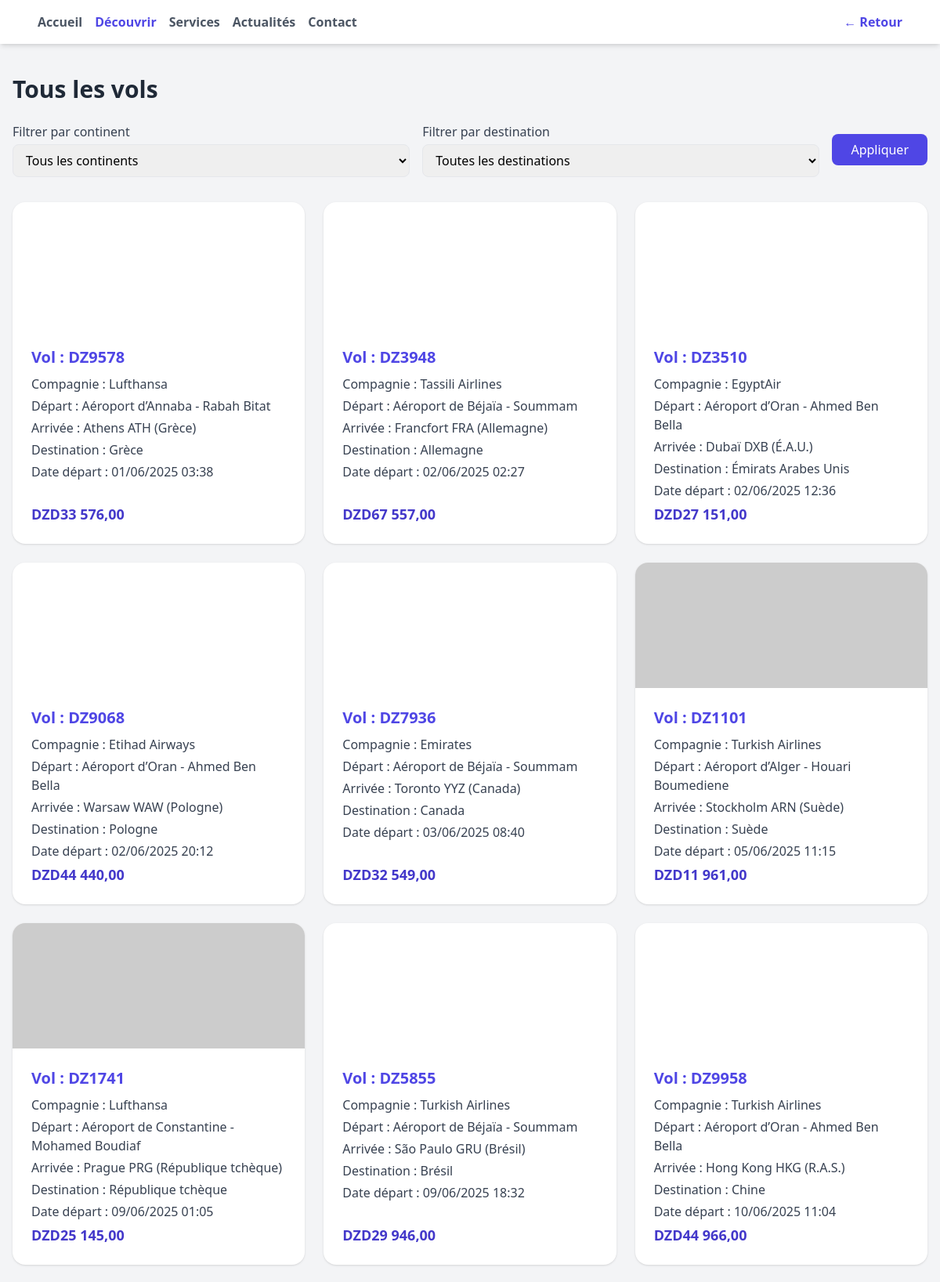
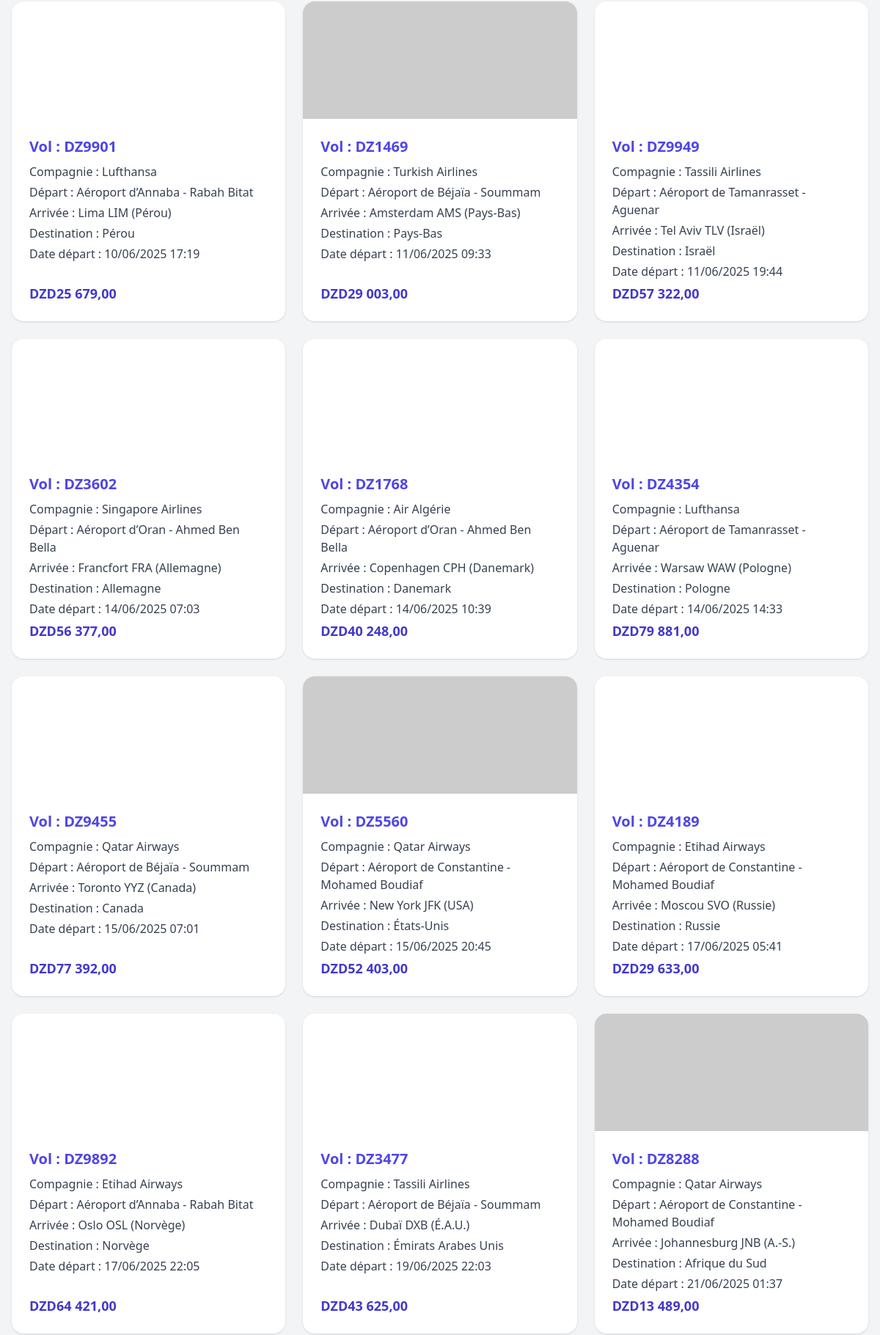
Screenshot of /pages/Discover.php (upper part) with the database file from the repository (2 pictures, top to bottom).
### tables this page shows
CREATE TABLE IF NOT EXISTS `vol` (
  `id` int UNSIGNED NOT NULL AUTO_INCREMENT,
  `numero_vol` varchar(20) NOT NULL,
  `compagnie_aerienne` varchar(60) DEFAULT NULL,
  `aeroport_depart` varchar(80) DEFAULT NULL,
  `aeroport_arrivee` varchar(80) DEFAULT NULL,
  `destination` varchar(255) DEFAULT NULL,
  `continent` varchar(100) DEFAULT NULL,
  `date_depart` datetime NOT NULL,
  `date_arrivee` datetime NOT NULL,
  `type_vol` varchar(40) DEFAULT NULL,
  `prix` decimal(10,2) NOT NULL DEFAULT '0.00',
  `places_disponibles` int UNSIGNED NOT NULL DEFAULT '0',
  PRIMARY KEY (`id`),
  UNIQUE KEY `numero_vol` (`numero_vol`)
);

### pages/Discover.php (the view, shortened to what this page needs)
<?php
$db = new Database('localhost', 'root', '', 'pfe');
$conn = $db->getConnection();
$sql    = "SELECT * FROM vol WHERE 1";
$sql .= " ORDER BY date_depart ASC";
$stmt = $conn->prepare($sql);
$stmt->execute();
$flights = $stmt->get_result()->fetch_all(MYSQLI_ASSOC);
?>
<!DOCTYPE html>
<html lang="fr">
<head>
  <script src="https://cdn.tailwindcss.com"></script>
</head>
<body class="bg-gray-100 min-h-screen">
  <nav class="fixed top-0 left-0 right-0 bg-white backdrop-blur-md shadow-md z-50">
    <div class="max-w-7xl mx-auto px-6 md:px-12 py-4 flex justify-between items-center">
      <div class="flex items-center gap-4">
        <a href="welcome.php" class="text-gray-600 hover:text-gray-900 font-semibold">Accueil</a>
        <a href="Discover.php" class="text-indigo-600 font-bold">Découvrir</a>
        <a href="Services.php" class="text-gray-600 hover:text-gray-900 font-semibold">Services</a>
        <a href="Actualites.php" class="text-gray-600 hover:text-gray-900 font-semibold">Actualités</a>
        <a href="Contact.php" class="text-gray-600 hover:text-gray-900 font-semibold">Contact</a>
      </div>
      <a href="welcome.php" class="text-indigo-600 font-bold hover:text-indigo-800">&larr; Retour</a>
    </div>
  </nav>
  <main class="pt-24 max-w-7xl mx-auto px-4 py-8">
    <h1 class="text-3xl font-semibold text-gray-800 mb-6">Tous les vols</h1>
    <form method="GET" class="mb-8 flex flex-wrap gap-4 items-center">
      <div class="flex-1 min-w-[200px]">
        <label class="block text-gray-700 mb-1">Filtrer par continent</label>
        <select name="continent" class="w-full border rounded-lg px-3 py-2">
          <option value="">Tous les continents</option>
        </select>
      </div>
      <div class="flex-1 min-w-[200px]">
        <label class="block text-gray-700 mb-1">Filtrer par destination</label>
        <select name="destination" class="w-full border rounded-lg px-3 py-2">
          <option value="">Toutes les destinations</option>
        </select>
      </div>
      <button type="submit" class="bg-indigo-600 text-white px-6 py-2 rounded-lg hover:bg-indigo-700 transition">Appliquer</button>
    </form>
    <?php if (empty($flights)): ?>
      <div class="text-center py-20">
        <p class="text-gray-500 text-lg">Aucun vol disponible pour ces critères.</p>
      </div>
    <?php else: ?>
      <div class="grid gap-6 md:grid-cols-2 lg:grid-cols-3">
        <?php foreach ($flights as $flight): ?>
          <?php
            $dest = ucfirst(strtolower($flight['destination']));
            $imgPath = $imageMap[$dest] ?? 'https://via.placeholder.com/400x300?text=' . urlencode($dest);
          ?>
          <div class="bg-white rounded-2xl overflow-hidden shadow hover:shadow-lg transition flex flex-col">
            <div class="h-40 bg-cover bg-center" style="background-image: url('<?= $imgPath ?>')"></div>
            <div class="p-6 flex flex-col flex-1">
              <h2 class="text-xl font-bold text-indigo-600 mb-2">Vol : <?= htmlspecialchars($flight['numero_vol']) ?></h2>
              <p class="text-gray-700 mb-1"><span class="font-medium">Compagnie :</span> <?= htmlspecialchars($flight['compagnie_aerienne']) ?></p>
              <p class="text-gray-700 mb-1"><span class="font-medium">Départ :</span> <?= htmlspecialchars($flight['aeroport_depart']) ?></p>
              <p class="text-gray-700 mb-1"><span class="font-medium">Arrivée :</span> <?= htmlspecialchars($flight['aeroport_arrivee']) ?></p>
              <p class="text-gray-700 mb-1"><span class="font-medium">Destination :</span> <?= htmlspecialchars($flight['destination']) ?></p>
              <p class="text-gray-700 mb-1"><span class="font-medium">Date départ :</span> <?= date('d/m/Y H:i', strtotime($flight['date_depart'])) ?></p>
              <div class="mt-auto">
                <p class="text-indigo-700 text-lg font-semibold">DZD<?= number_format($flight['prix'], 2, ',', ' ') ?></p>
              </div>
            </div>
          </div>
        <?php endforeach; ?>
      </div>
    <?php endif; ?>
  </main>
</body>
</html>

### rows the page displays
vol: numero_vol "DZ9578", compagnie_aerienne "Lufthansa", aeroport_depart "Aéroport d’Annaba - Rabah Bitat", aeroport_arrivee "Athens ATH (Grèce)", destination "Grèce", date_depart "01/06/2025 03:38", prix "33 576,00"
vol: numero_vol "DZ3948", compagnie_aerienne "Tassili Airlines", aeroport_depart "Aéroport de Béjaïa - Soummam", aeroport_arrivee "Francfort FRA (Allemagne)", destination "Allemagne", date_depart "02/06/2025 02:27", prix "67 557,00"
vol: numero_vol "DZ3510", compagnie_aerienne "EgyptAir", aeroport_depart "Aéroport d’Oran - Ahmed Ben Bella", aeroport_arrivee "Dubaï DXB (É.A.U.)", destination "Émirats Arabes Unis", date_depart "02/06/2025 12:36", prix "27 151,00"
vol: numero_vol "DZ9068", compagnie_aerienne "Etihad Airways", aeroport_depart "Aéroport d’Oran - Ahmed Ben Bella", aeroport_arrivee "Warsaw WAW (Pologne)", destination "Pologne", date_depart "02/06/2025 20:12", prix "44 440,00"
vol: numero_vol "DZ7936", compagnie_aerienne "Emirates", aeroport_depart "Aéroport de Béjaïa - Soummam", aeroport_arrivee "Toronto YYZ (Canada)", destination "Canada", date_depart "03/06/2025 08:40", prix "32 549,00"
vol: numero_vol "DZ1101", compagnie_aerienne "Turkish Airlines", aeroport_depart "Aéroport d’Alger - Houari Boumediene", aeroport_arrivee "Stockholm ARN (Suède)", destination "Suède", date_depart "05/06/2025 11:15", prix "11 961,00"
vol: numero_vol "DZ1741", compagnie_aerienne "Lufthansa", aeroport_depart "Aéroport de Constantine - Mohamed Boudiaf", aeroport_arrivee "Prague PRG (République tchèque)", destination "République tchèque", date_depart "09/06/2025 01:05", prix "25 145,00"
vol: numero_vol "DZ5855", compagnie_aerienne "Turkish Airlines", aeroport_depart "Aéroport de Béjaïa - Soummam", aeroport_arrivee "São Paulo GRU (Brésil)", destination "Brésil", date_depart "09/06/2025 18:32", prix "29 946,00"
vol: numero_vol "DZ9958", compagnie_aerienne "Turkish Airlines", aeroport_depart "Aéroport d’Oran - Ahmed Ben Bella", aeroport_arrivee "Hong Kong HKG (R.A.S.)", destination "Chine", date_depart "10/06/2025 11:04", prix "44 966,00"
vol: numero_vol "DZ9901", compagnie_aerienne "Lufthansa", aeroport_depart "Aéroport d’Annaba - Rabah Bitat", aeroport_arrivee "Lima LIM (Pérou)", destination "Pérou", date_depart "10/06/2025 17:19", prix "25 679,00"
vol: numero_vol "DZ1469", compagnie_aerienne "Turkish Airlines", aeroport_depart "Aéroport de Béjaïa - Soummam", aeroport_arrivee "Amsterdam AMS (Pays-Bas)", destination "Pays-Bas", date_depart "11/06/2025 09:33", prix "29 003,00"
vol: numero_vol "DZ9949", compagnie_aerienne "Tassili Airlines", aeroport_depart "Aéroport de Tamanrasset - Aguenar", aeroport_arrivee "Tel Aviv TLV (Israël)", destination "Israël", date_depart "11/06/2025 19:44", prix "57 322,00"
vol: numero_vol "DZ3602", compagnie_aerienne "Singapore Airlines", aeroport_depart "Aéroport d’Oran - Ahmed Ben Bella", aeroport_arrivee "Francfort FRA (Allemagne)", destination "Allemagne", date_depart "14/06/2025 07:03", prix "56 377,00"
vol: numero_vol "DZ1768", compagnie_aerienne "Air Algérie", aeroport_depart "Aéroport d’Oran - Ahmed Ben Bella", aeroport_arrivee "Copenhagen CPH (Danemark)", destination "Danemark", date_depart "14/06/2025 10:39", prix "40 248,00"
vol: numero_vol "DZ4354", compagnie_aerienne "Lufthansa", aeroport_depart "Aéroport de Tamanrasset - Aguenar", aeroport_arrivee "Warsaw WAW (Pologne)", destination "Pologne", date_depart "14/06/2025 14:33", prix "79 881,00"
vol: numero_vol "DZ9455", compagnie_aerienne "Qatar Airways", aeroport_depart "Aéroport de Béjaïa - Soummam", aeroport_arrivee "Toronto YYZ (Canada)", destination "Canada", date_depart "15/06/2025 07:01", prix "77 392,00"
vol: numero_vol "DZ5560", compagnie_aerienne "Qatar Airways", aeroport_depart "Aéroport de Constantine - Mohamed Boudiaf", aeroport_arrivee "New York JFK (USA)", destination "États-Unis", date_depart "15/06/2025 20:45", prix "52 403,00"
vol: numero_vol "DZ4189", compagnie_aerienne "Etihad Airways", aeroport_depart "Aéroport de Constantine - Mohamed Boudiaf", aeroport_arrivee "Moscou SVO (Russie)", destination "Russie", date_depart "17/06/2025 05:41", prix "29 633,00"
vol: numero_vol "DZ9892", compagnie_aerienne "Etihad Airways", aeroport_depart "Aéroport d’Annaba - Rabah Bitat", aeroport_arrivee "Oslo OSL (Norvège)", destination "Norvège", date_depart "17/06/2025 22:05", prix "64 421,00"
vol: numero_vol "DZ3477", compagnie_aerienne "Tassili Airlines", aeroport_depart "Aéroport de Béjaïa - Soummam", aeroport_arrivee "Dubaï DXB (É.A.U.)", destination "Émirats Arabes Unis", date_depart "19/06/2025 22:03", prix "43 625,00"
vol: numero_vol "DZ8288", compagnie_aerienne "Qatar Airways", aeroport_depart "Aéroport de Constantine - Mohamed Boudiaf", aeroport_arrivee "Johannesburg JNB (A.-S.)", destination "Afrique du Sud", date_depart "21/06/2025 01:37", prix "13 489,00"
